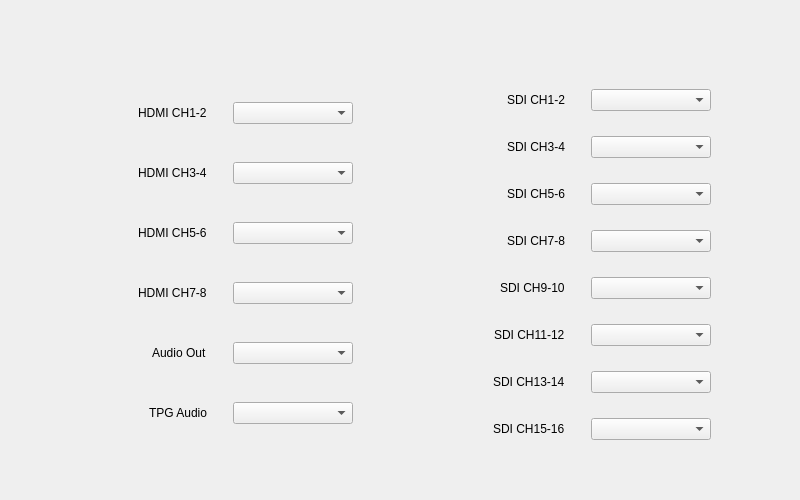
<?xml version="1.0" encoding="UTF-8"?>
<ui version="4.0">
 <class>Cross_Audio_Form</class>
 <widget class="QWidget" name="Cross_Audio_Form">
  <property name="geometry">
   <rect>
    <x>0</x>
    <y>0</y>
    <width>800</width>
    <height>500</height>
   </rect>
  </property>
  <property name="windowTitle">
   <string>Form</string>
  </property>
  <widget class="QWidget" name="layoutWidget">
   <property name="geometry">
    <rect>
     <x>40</x>
     <y>70</y>
     <width>711</width>
     <height>391</height>
    </rect>
   </property>
   <layout class="QHBoxLayout" name="horizontalLayout_25">
    <item>
     <layout class="QGridLayout" name="gridLayout_2">
      <item row="1" column="1">
       <layout class="QHBoxLayout" name="horizontalLayout_14">
        <property name="leftMargin">
         <number>20</number>
        </property>
        <item>
         <widget class="QComboBox" name="hdmiOutCh_3_4_comboBox">
          <property name="sizePolicy">
           <sizepolicy hsizetype="Minimum" vsizetype="Fixed">
            <horstretch>0</horstretch>
            <verstretch>0</verstretch>
           </sizepolicy>
          </property>
          <property name="minimumSize">
           <size>
            <width>120</width>
            <height>0</height>
           </size>
          </property>
         </widget>
        </item>
        <item>
         <spacer name="horizontalSpacer_14">
          <property name="orientation">
           <enum>Qt::Orientation::Horizontal</enum>
          </property>
          <property name="sizeHint" stdset="0">
           <size>
            <width>40</width>
            <height>20</height>
           </size>
          </property>
         </spacer>
        </item>
       </layout>
      </item>
      <item row="0" column="0">
       <layout class="QHBoxLayout" name="horizontalLayout">
        <item>
         <spacer name="horizontalSpacer">
          <property name="orientation">
           <enum>Qt::Orientation::Horizontal</enum>
          </property>
          <property name="sizeHint" stdset="0">
           <size>
            <width>40</width>
            <height>20</height>
           </size>
          </property>
         </spacer>
        </item>
        <item>
         <widget class="QLabel" name="hdmiOutCh_1_2_label">
          <property name="text">
           <string>HDMI CH1-2</string>
          </property>
         </widget>
        </item>
       </layout>
      </item>
      <item row="1" column="0">
       <layout class="QHBoxLayout" name="horizontalLayout_2">
        <item>
         <spacer name="horizontalSpacer_2">
          <property name="orientation">
           <enum>Qt::Orientation::Horizontal</enum>
          </property>
          <property name="sizeHint" stdset="0">
           <size>
            <width>40</width>
            <height>20</height>
           </size>
          </property>
         </spacer>
        </item>
        <item>
         <widget class="QLabel" name="hdmiOutCh_3_4_label">
          <property name="text">
           <string>HDMI CH3-4</string>
          </property>
         </widget>
        </item>
       </layout>
      </item>
      <item row="0" column="1">
       <layout class="QHBoxLayout" name="horizontalLayout_13">
        <property name="leftMargin">
         <number>20</number>
        </property>
        <item>
         <widget class="QComboBox" name="hdmiOutCh_1_2_comboBox">
          <property name="sizePolicy">
           <sizepolicy hsizetype="Minimum" vsizetype="Fixed">
            <horstretch>0</horstretch>
            <verstretch>0</verstretch>
           </sizepolicy>
          </property>
          <property name="minimumSize">
           <size>
            <width>120</width>
            <height>0</height>
           </size>
          </property>
         </widget>
        </item>
        <item>
         <spacer name="horizontalSpacer_13">
          <property name="orientation">
           <enum>Qt::Orientation::Horizontal</enum>
          </property>
          <property name="sizeHint" stdset="0">
           <size>
            <width>40</width>
            <height>20</height>
           </size>
          </property>
         </spacer>
        </item>
       </layout>
      </item>
      <item row="2" column="0">
       <layout class="QHBoxLayout" name="horizontalLayout_3">
        <item>
         <spacer name="horizontalSpacer_3">
          <property name="orientation">
           <enum>Qt::Orientation::Horizontal</enum>
          </property>
          <property name="sizeHint" stdset="0">
           <size>
            <width>40</width>
            <height>20</height>
           </size>
          </property>
         </spacer>
        </item>
        <item>
         <widget class="QLabel" name="hdmiOutCh_5_6_label">
          <property name="text">
           <string>HDMI CH5-6</string>
          </property>
         </widget>
        </item>
       </layout>
      </item>
      <item row="3" column="0">
       <layout class="QHBoxLayout" name="horizontalLayout_4">
        <item>
         <spacer name="horizontalSpacer_4">
          <property name="orientation">
           <enum>Qt::Orientation::Horizontal</enum>
          </property>
          <property name="sizeHint" stdset="0">
           <size>
            <width>40</width>
            <height>20</height>
           </size>
          </property>
         </spacer>
        </item>
        <item>
         <widget class="QLabel" name="hdmiOutCh_7_8_label">
          <property name="text">
           <string>HDMI CH7-8</string>
          </property>
         </widget>
        </item>
       </layout>
      </item>
      <item row="5" column="0">
       <layout class="QHBoxLayout" name="horizontalLayout_27">
        <item>
         <spacer name="horizontalSpacer_26">
          <property name="orientation">
           <enum>Qt::Orientation::Horizontal</enum>
          </property>
          <property name="sizeHint" stdset="0">
           <size>
            <width>40</width>
            <height>20</height>
           </size>
          </property>
         </spacer>
        </item>
        <item>
         <widget class="QLabel" name="sdiOutCh_1_2_label_3">
          <property name="text">
           <string>TPG Audio</string>
          </property>
         </widget>
        </item>
       </layout>
      </item>
      <item row="2" column="1">
       <layout class="QHBoxLayout" name="horizontalLayout_15">
        <property name="leftMargin">
         <number>20</number>
        </property>
        <item>
         <widget class="QComboBox" name="hdmiOutCh_5_6_comboBox">
          <property name="sizePolicy">
           <sizepolicy hsizetype="Minimum" vsizetype="Fixed">
            <horstretch>0</horstretch>
            <verstretch>0</verstretch>
           </sizepolicy>
          </property>
          <property name="minimumSize">
           <size>
            <width>120</width>
            <height>0</height>
           </size>
          </property>
         </widget>
        </item>
        <item>
         <spacer name="horizontalSpacer_15">
          <property name="orientation">
           <enum>Qt::Orientation::Horizontal</enum>
          </property>
          <property name="sizeHint" stdset="0">
           <size>
            <width>40</width>
            <height>20</height>
           </size>
          </property>
         </spacer>
        </item>
       </layout>
      </item>
      <item row="4" column="0">
       <layout class="QHBoxLayout" name="horizontalLayout_26">
        <item>
         <spacer name="horizontalSpacer_25">
          <property name="orientation">
           <enum>Qt::Orientation::Horizontal</enum>
          </property>
          <property name="sizeHint" stdset="0">
           <size>
            <width>40</width>
            <height>20</height>
           </size>
          </property>
         </spacer>
        </item>
        <item>
         <widget class="QLabel" name="sdiOutCh_1_2_label_2">
          <property name="text">
           <string>Audio Out</string>
          </property>
         </widget>
        </item>
       </layout>
      </item>
      <item row="3" column="1">
       <layout class="QHBoxLayout" name="horizontalLayout_16">
        <property name="leftMargin">
         <number>20</number>
        </property>
        <item>
         <widget class="QComboBox" name="hdmiOutCh_7_8_comboBox">
          <property name="sizePolicy">
           <sizepolicy hsizetype="Minimum" vsizetype="Fixed">
            <horstretch>0</horstretch>
            <verstretch>0</verstretch>
           </sizepolicy>
          </property>
          <property name="minimumSize">
           <size>
            <width>120</width>
            <height>0</height>
           </size>
          </property>
         </widget>
        </item>
        <item>
         <spacer name="horizontalSpacer_16">
          <property name="orientation">
           <enum>Qt::Orientation::Horizontal</enum>
          </property>
          <property name="sizeHint" stdset="0">
           <size>
            <width>40</width>
            <height>20</height>
           </size>
          </property>
         </spacer>
        </item>
       </layout>
      </item>
      <item row="4" column="1">
       <layout class="QHBoxLayout" name="horizontalLayout_28">
        <property name="leftMargin">
         <number>20</number>
        </property>
        <item>
         <widget class="QComboBox" name="analog_audio_comboBox">
          <property name="sizePolicy">
           <sizepolicy hsizetype="Minimum" vsizetype="Fixed">
            <horstretch>0</horstretch>
            <verstretch>0</verstretch>
           </sizepolicy>
          </property>
          <property name="minimumSize">
           <size>
            <width>120</width>
            <height>0</height>
           </size>
          </property>
         </widget>
        </item>
        <item>
         <spacer name="horizontalSpacer_27">
          <property name="orientation">
           <enum>Qt::Orientation::Horizontal</enum>
          </property>
          <property name="sizeHint" stdset="0">
           <size>
            <width>40</width>
            <height>20</height>
           </size>
          </property>
         </spacer>
        </item>
       </layout>
      </item>
      <item row="5" column="1">
       <layout class="QHBoxLayout" name="horizontalLayout_29">
        <property name="leftMargin">
         <number>20</number>
        </property>
        <item>
         <widget class="QComboBox" name="tpg_audio_comboBox">
          <property name="sizePolicy">
           <sizepolicy hsizetype="Minimum" vsizetype="Fixed">
            <horstretch>0</horstretch>
            <verstretch>0</verstretch>
           </sizepolicy>
          </property>
          <property name="minimumSize">
           <size>
            <width>120</width>
            <height>0</height>
           </size>
          </property>
         </widget>
        </item>
        <item>
         <spacer name="horizontalSpacer_28">
          <property name="orientation">
           <enum>Qt::Orientation::Horizontal</enum>
          </property>
          <property name="sizeHint" stdset="0">
           <size>
            <width>40</width>
            <height>20</height>
           </size>
          </property>
         </spacer>
        </item>
       </layout>
      </item>
     </layout>
    </item>
    <item>
     <layout class="QGridLayout" name="gridLayout">
      <item row="1" column="0">
       <layout class="QHBoxLayout" name="horizontalLayout_6">
        <item>
         <spacer name="horizontalSpacer_6">
          <property name="orientation">
           <enum>Qt::Orientation::Horizontal</enum>
          </property>
          <property name="sizeHint" stdset="0">
           <size>
            <width>40</width>
            <height>20</height>
           </size>
          </property>
         </spacer>
        </item>
        <item>
         <widget class="QLabel" name="sdiOutCh_3_4_label">
          <property name="text">
           <string>SDI CH3-4</string>
          </property>
         </widget>
        </item>
       </layout>
      </item>
      <item row="3" column="1">
       <layout class="QHBoxLayout" name="horizontalLayout_20">
        <property name="leftMargin">
         <number>20</number>
        </property>
        <item>
         <widget class="QComboBox" name="sdiOutCh_7_8_comboBox">
          <property name="sizePolicy">
           <sizepolicy hsizetype="Minimum" vsizetype="Fixed">
            <horstretch>0</horstretch>
            <verstretch>0</verstretch>
           </sizepolicy>
          </property>
          <property name="minimumSize">
           <size>
            <width>120</width>
            <height>0</height>
           </size>
          </property>
         </widget>
        </item>
        <item>
         <spacer name="horizontalSpacer_20">
          <property name="orientation">
           <enum>Qt::Orientation::Horizontal</enum>
          </property>
          <property name="sizeHint" stdset="0">
           <size>
            <width>40</width>
            <height>20</height>
           </size>
          </property>
         </spacer>
        </item>
       </layout>
      </item>
      <item row="2" column="0">
       <layout class="QHBoxLayout" name="horizontalLayout_7">
        <item>
         <spacer name="horizontalSpacer_7">
          <property name="orientation">
           <enum>Qt::Orientation::Horizontal</enum>
          </property>
          <property name="sizeHint" stdset="0">
           <size>
            <width>40</width>
            <height>20</height>
           </size>
          </property>
         </spacer>
        </item>
        <item>
         <widget class="QLabel" name="sdiOutCh_5_6_label">
          <property name="text">
           <string>SDI CH5-6</string>
          </property>
         </widget>
        </item>
       </layout>
      </item>
      <item row="5" column="1">
       <layout class="QHBoxLayout" name="horizontalLayout_22">
        <property name="leftMargin">
         <number>20</number>
        </property>
        <item>
         <widget class="QComboBox" name="sdiOutCh_11_12_comboBox">
          <property name="sizePolicy">
           <sizepolicy hsizetype="Minimum" vsizetype="Fixed">
            <horstretch>0</horstretch>
            <verstretch>0</verstretch>
           </sizepolicy>
          </property>
          <property name="minimumSize">
           <size>
            <width>120</width>
            <height>0</height>
           </size>
          </property>
         </widget>
        </item>
        <item>
         <spacer name="horizontalSpacer_22">
          <property name="orientation">
           <enum>Qt::Orientation::Horizontal</enum>
          </property>
          <property name="sizeHint" stdset="0">
           <size>
            <width>40</width>
            <height>20</height>
           </size>
          </property>
         </spacer>
        </item>
       </layout>
      </item>
      <item row="5" column="0">
       <layout class="QHBoxLayout" name="horizontalLayout_10">
        <item>
         <spacer name="horizontalSpacer_10">
          <property name="orientation">
           <enum>Qt::Orientation::Horizontal</enum>
          </property>
          <property name="sizeHint" stdset="0">
           <size>
            <width>40</width>
            <height>20</height>
           </size>
          </property>
         </spacer>
        </item>
        <item>
         <widget class="QLabel" name="sdiOutCh_11_12_label">
          <property name="text">
           <string>SDI CH11-12</string>
          </property>
         </widget>
        </item>
       </layout>
      </item>
      <item row="7" column="1">
       <layout class="QHBoxLayout" name="horizontalLayout_24">
        <property name="leftMargin">
         <number>20</number>
        </property>
        <item>
         <widget class="QComboBox" name="sdiOutCh_15_16_comboBox">
          <property name="sizePolicy">
           <sizepolicy hsizetype="Minimum" vsizetype="Fixed">
            <horstretch>0</horstretch>
            <verstretch>0</verstretch>
           </sizepolicy>
          </property>
          <property name="minimumSize">
           <size>
            <width>120</width>
            <height>0</height>
           </size>
          </property>
         </widget>
        </item>
        <item>
         <spacer name="horizontalSpacer_24">
          <property name="orientation">
           <enum>Qt::Orientation::Horizontal</enum>
          </property>
          <property name="sizeHint" stdset="0">
           <size>
            <width>40</width>
            <height>20</height>
           </size>
          </property>
         </spacer>
        </item>
       </layout>
      </item>
      <item row="3" column="0">
       <layout class="QHBoxLayout" name="horizontalLayout_8">
        <item>
         <spacer name="horizontalSpacer_8">
          <property name="orientation">
           <enum>Qt::Orientation::Horizontal</enum>
          </property>
          <property name="sizeHint" stdset="0">
           <size>
            <width>40</width>
            <height>20</height>
           </size>
          </property>
         </spacer>
        </item>
        <item>
         <widget class="QLabel" name="sdiOutCh_7_8_label">
          <property name="text">
           <string>SDI CH7-8</string>
          </property>
         </widget>
        </item>
       </layout>
      </item>
      <item row="6" column="1">
       <layout class="QHBoxLayout" name="horizontalLayout_23">
        <property name="leftMargin">
         <number>20</number>
        </property>
        <item>
         <widget class="QComboBox" name="sdiOutCh_13_14_comboBox">
          <property name="sizePolicy">
           <sizepolicy hsizetype="Minimum" vsizetype="Fixed">
            <horstretch>0</horstretch>
            <verstretch>0</verstretch>
           </sizepolicy>
          </property>
          <property name="minimumSize">
           <size>
            <width>120</width>
            <height>0</height>
           </size>
          </property>
         </widget>
        </item>
        <item>
         <spacer name="horizontalSpacer_23">
          <property name="orientation">
           <enum>Qt::Orientation::Horizontal</enum>
          </property>
          <property name="sizeHint" stdset="0">
           <size>
            <width>40</width>
            <height>20</height>
           </size>
          </property>
         </spacer>
        </item>
       </layout>
      </item>
      <item row="2" column="1">
       <layout class="QHBoxLayout" name="horizontalLayout_19">
        <property name="leftMargin">
         <number>20</number>
        </property>
        <item>
         <widget class="QComboBox" name="sdiOutCh_5_6_comboBox">
          <property name="sizePolicy">
           <sizepolicy hsizetype="Minimum" vsizetype="Fixed">
            <horstretch>0</horstretch>
            <verstretch>0</verstretch>
           </sizepolicy>
          </property>
          <property name="minimumSize">
           <size>
            <width>120</width>
            <height>0</height>
           </size>
          </property>
         </widget>
        </item>
        <item>
         <spacer name="horizontalSpacer_19">
          <property name="orientation">
           <enum>Qt::Orientation::Horizontal</enum>
          </property>
          <property name="sizeHint" stdset="0">
           <size>
            <width>40</width>
            <height>20</height>
           </size>
          </property>
         </spacer>
        </item>
       </layout>
      </item>
      <item row="4" column="1">
       <layout class="QHBoxLayout" name="horizontalLayout_21">
        <property name="leftMargin">
         <number>20</number>
        </property>
        <item>
         <widget class="QComboBox" name="sdiOutCh_9_10_comboBox">
          <property name="sizePolicy">
           <sizepolicy hsizetype="Minimum" vsizetype="Fixed">
            <horstretch>0</horstretch>
            <verstretch>0</verstretch>
           </sizepolicy>
          </property>
          <property name="minimumSize">
           <size>
            <width>120</width>
            <height>0</height>
           </size>
          </property>
         </widget>
        </item>
        <item>
         <spacer name="horizontalSpacer_21">
          <property name="orientation">
           <enum>Qt::Orientation::Horizontal</enum>
          </property>
          <property name="sizeHint" stdset="0">
           <size>
            <width>40</width>
            <height>20</height>
           </size>
          </property>
         </spacer>
        </item>
       </layout>
      </item>
      <item row="1" column="1">
       <layout class="QHBoxLayout" name="horizontalLayout_18">
        <property name="leftMargin">
         <number>20</number>
        </property>
        <item>
         <widget class="QComboBox" name="sdiOutCh_3_4_comboBox">
          <property name="sizePolicy">
           <sizepolicy hsizetype="Minimum" vsizetype="Fixed">
            <horstretch>0</horstretch>
            <verstretch>0</verstretch>
           </sizepolicy>
          </property>
          <property name="minimumSize">
           <size>
            <width>120</width>
            <height>0</height>
           </size>
          </property>
         </widget>
        </item>
        <item>
         <spacer name="horizontalSpacer_18">
          <property name="orientation">
           <enum>Qt::Orientation::Horizontal</enum>
          </property>
          <property name="sizeHint" stdset="0">
           <size>
            <width>40</width>
            <height>20</height>
           </size>
          </property>
         </spacer>
        </item>
       </layout>
      </item>
      <item row="6" column="0">
       <layout class="QHBoxLayout" name="horizontalLayout_11">
        <item>
         <spacer name="horizontalSpacer_11">
          <property name="orientation">
           <enum>Qt::Orientation::Horizontal</enum>
          </property>
          <property name="sizeHint" stdset="0">
           <size>
            <width>40</width>
            <height>20</height>
           </size>
          </property>
         </spacer>
        </item>
        <item>
         <widget class="QLabel" name="sdiOutCh_13_14_label">
          <property name="text">
           <string>SDI CH13-14</string>
          </property>
         </widget>
        </item>
       </layout>
      </item>
      <item row="7" column="0">
       <layout class="QHBoxLayout" name="horizontalLayout_12">
        <item>
         <spacer name="horizontalSpacer_12">
          <property name="orientation">
           <enum>Qt::Orientation::Horizontal</enum>
          </property>
          <property name="sizeHint" stdset="0">
           <size>
            <width>40</width>
            <height>20</height>
           </size>
          </property>
         </spacer>
        </item>
        <item>
         <widget class="QLabel" name="sdiOutCh_15_16_label">
          <property name="text">
           <string>SDI CH15-16</string>
          </property>
         </widget>
        </item>
       </layout>
      </item>
      <item row="0" column="1">
       <layout class="QHBoxLayout" name="horizontalLayout_17">
        <property name="leftMargin">
         <number>20</number>
        </property>
        <item>
         <widget class="QComboBox" name="sdiOutCh_1_2_comboBox">
          <property name="sizePolicy">
           <sizepolicy hsizetype="Minimum" vsizetype="Fixed">
            <horstretch>0</horstretch>
            <verstretch>0</verstretch>
           </sizepolicy>
          </property>
          <property name="minimumSize">
           <size>
            <width>120</width>
            <height>0</height>
           </size>
          </property>
         </widget>
        </item>
        <item>
         <spacer name="horizontalSpacer_17">
          <property name="orientation">
           <enum>Qt::Orientation::Horizontal</enum>
          </property>
          <property name="sizeHint" stdset="0">
           <size>
            <width>40</width>
            <height>20</height>
           </size>
          </property>
         </spacer>
        </item>
       </layout>
      </item>
      <item row="0" column="0">
       <layout class="QHBoxLayout" name="horizontalLayout_5">
        <item>
         <spacer name="horizontalSpacer_5">
          <property name="orientation">
           <enum>Qt::Orientation::Horizontal</enum>
          </property>
          <property name="sizeHint" stdset="0">
           <size>
            <width>40</width>
            <height>20</height>
           </size>
          </property>
         </spacer>
        </item>
        <item>
         <widget class="QLabel" name="sdiOutCh_1_2_label">
          <property name="text">
           <string>SDI CH1-2</string>
          </property>
         </widget>
        </item>
       </layout>
      </item>
      <item row="4" column="0">
       <layout class="QHBoxLayout" name="horizontalLayout_9">
        <item>
         <spacer name="horizontalSpacer_9">
          <property name="orientation">
           <enum>Qt::Orientation::Horizontal</enum>
          </property>
          <property name="sizeHint" stdset="0">
           <size>
            <width>40</width>
            <height>20</height>
           </size>
          </property>
         </spacer>
        </item>
        <item>
         <widget class="QLabel" name="sdiOutCh_9_10_label">
          <property name="text">
           <string>SDI CH9-10</string>
          </property>
         </widget>
        </item>
       </layout>
      </item>
     </layout>
    </item>
   </layout>
  </widget>
 </widget>
 <resources/>
 <connections/>
</ui>
